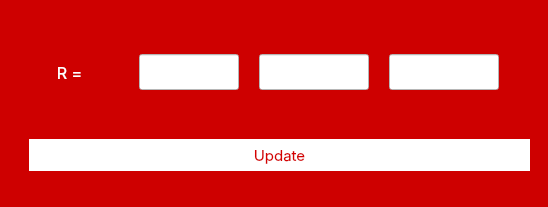
<?xml version="1.0" encoding="UTF-8"?>
<ui version="4.0">
 <class>MainWindow</class>
 <widget class="QMainWindow" name="MainWindow">
  <property name="geometry">
   <rect>
    <x>0</x>
    <y>0</y>
    <width>548</width>
    <height>207</height>
   </rect>
  </property>
  <property name="windowTitle">
   <string>MainWindow</string>
  </property>
  <property name="styleSheet">
   <string notr="true">background-color: rgb(206, 0, 0);</string>
  </property>
  <widget class="QWidget" name="centralwidget">
   <layout class="QVBoxLayout" name="verticalLayout">
    <item>
     <widget class="QFrame" name="frame">
      <property name="frameShape">
       <enum>QFrame::NoFrame</enum>
      </property>
      <property name="frameShadow">
       <enum>QFrame::Raised</enum>
      </property>
      <widget class="QLabel" name="label_2">
       <property name="geometry">
        <rect>
         <x>40</x>
         <y>45</y>
         <width>41</width>
         <height>37</height>
        </rect>
       </property>
       <property name="font">
        <font>
         <family>SF Pro Display</family>
         <pointsize>12</pointsize>
        </font>
       </property>
       <property name="styleSheet">
        <string notr="true">color: rgb(255, 255, 255);</string>
       </property>
       <property name="text">
        <string>R =</string>
       </property>
       <property name="alignment">
        <set>Qt::AlignCenter</set>
       </property>
      </widget>
      <widget class="QPushButton" name="updateR">
       <property name="geometry">
        <rect>
         <x>20</x>
         <y>130</y>
         <width>501</width>
         <height>32</height>
        </rect>
       </property>
       <property name="font">
        <font>
         <family>SF Pro Display</family>
         <pointsize>-1</pointsize>
         <weight>50</weight>
         <italic>false</italic>
         <bold>false</bold>
        </font>
       </property>
       <property name="cursor">
        <cursorShape>PointingHandCursor</cursorShape>
       </property>
       <property name="styleSheet">
        <string notr="true">QPushButton {
    background-color: rgb(255, 255, 255);
    border-color: rgb(255, 255, 255);
    border-radius: 30px;
    color: rgb(214, 0, 0);
    font-size: 15px;
    padding: 7px;
    font-family: &quot;SF Pro Display&quot;; 
    font-weight: normal; 
    font-style: normal;
}

QPushButton:hover {
    background-color: rgb(230, 230, 230); 
}

QPushButton:pressed {
    background-color: rgb(200, 200, 200); 
}
</string>
       </property>
       <property name="text">
        <string>Update</string>
       </property>
      </widget>
      <widget class="QFrame" name="frame_2">
       <property name="geometry">
        <rect>
         <x>100</x>
         <y>20</y>
         <width>421</width>
         <height>87</height>
        </rect>
       </property>
       <property name="styleSheet">
        <string notr="true">image: url(:/newPrefix/Rcontroller.png);</string>
       </property>
       <property name="frameShape">
        <enum>QFrame::NoFrame</enum>
       </property>
       <property name="frameShadow">
        <enum>QFrame::Raised</enum>
       </property>
       <widget class="QLineEdit" name="r11">
        <property name="geometry">
         <rect>
          <x>30</x>
          <y>25</y>
          <width>100</width>
          <height>36</height>
         </rect>
        </property>
        <property name="font">
         <font>
          <family>SF Pro Display</family>
          <pointsize>-1</pointsize>
          <weight>75</weight>
          <italic>false</italic>
          <bold>true</bold>
         </font>
        </property>
        <property name="styleSheet">
         <string notr="true">background-color: rgb(255, 255, 255);
color: rgb(143, 0, 0);
border-bottom: 2px solid rgba(255, 255, 255, 100);
padding: 7px 0px 7px 5px; /* top, right, bottom, left */
font-size: 15px;
font-family: &quot;SF Pro Display&quot;; 
	font-weight: bold; 
    font-style: normal;</string>
        </property>
        <property name="text">
         <string/>
        </property>
        <property name="alignment">
         <set>Qt::AlignCenter</set>
        </property>
       </widget>
       <widget class="QLineEdit" name="r12">
        <property name="geometry">
         <rect>
          <x>150</x>
          <y>25</y>
          <width>110</width>
          <height>36</height>
         </rect>
        </property>
        <property name="font">
         <font>
          <family>SF Pro Display</family>
          <pointsize>-1</pointsize>
          <weight>75</weight>
          <italic>false</italic>
          <bold>true</bold>
         </font>
        </property>
        <property name="styleSheet">
         <string notr="true">background-color: rgb(255, 255, 255);
color: rgb(143, 0, 0);
border-bottom: 2px solid rgba(255, 255, 255, 100);
padding: 7px 0px 7px 5px; /* top, right, bottom, left */
font-size: 15px;
font-family: &quot;SF Pro Display&quot;; 
	font-weight: bold; 
    font-style: normal;</string>
        </property>
        <property name="text">
         <string/>
        </property>
        <property name="alignment">
         <set>Qt::AlignCenter</set>
        </property>
       </widget>
       <widget class="QLineEdit" name="r13">
        <property name="geometry">
         <rect>
          <x>280</x>
          <y>25</y>
          <width>110</width>
          <height>36</height>
         </rect>
        </property>
        <property name="font">
         <font>
          <family>SF Pro Display</family>
          <pointsize>-1</pointsize>
          <weight>75</weight>
          <italic>false</italic>
          <bold>true</bold>
         </font>
        </property>
        <property name="styleSheet">
         <string notr="true">background-color: rgb(255, 255, 255);
color: rgb(143, 0, 0);
border-bottom: 2px solid rgba(255, 255, 255, 100);
padding: 7px 0px 7px 5px; /* top, right, bottom, left */
font-size: 15px;
font-family: &quot;SF Pro Display&quot;; 
	font-weight: bold; 
    font-style: normal;</string>
        </property>
        <property name="text">
         <string/>
        </property>
        <property name="alignment">
         <set>Qt::AlignCenter</set>
        </property>
       </widget>
      </widget>
     </widget>
    </item>
   </layout>
  </widget>
 </widget>
 <resources>
  <include location="resource.qrc"/>
 </resources>
 <connections/>
</ui>
